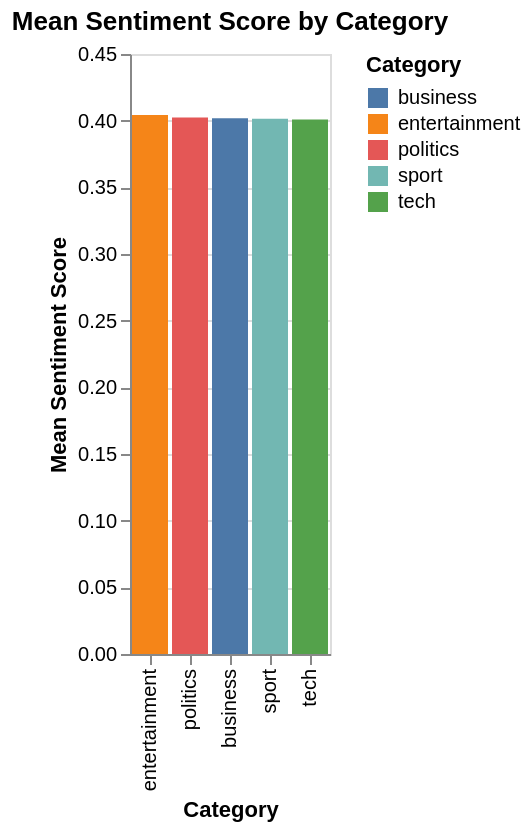

Here is the notebook cell this chart was saved with:
### Markdown cell above
### Bar plot for 'category' using Altair

### Code cell
import altair as alt

# Prepare data for mean sentiment score by province
dfg_category = df_output.groupby('category')['sentiment_score'].mean().reset_index()

# Create the Altair bar chart for Sentiment Score by Province
chart_category = alt.Chart(dfg_category).mark_bar().encode(
    x=alt.X('category:N', title='Category', sort='-y'), # Sort by sentiment score
    y=alt.Y('sentiment_score:Q', title='Mean Sentiment Score'),
    color=alt.Color('category:N', legend=alt.Legend(title="Category")),
    tooltip=['category', 'sentiment_score']
).properties(
    title='Mean Sentiment Score by Category'
).interactive()

chart_category

### Figure 1 — Vega-Lite specification as saved in the notebook (floating-point values rounded to 4 significant figures)
{"config": {"view": {"continuousWidth": 300, "continuousHeight": 300}}, "data": {"name": "data-c97a8659ba20edf6a06472a7555ded2d"}, "mark": {"type": "bar"}, "encoding": {"color": {"field": "category", "legend": {"title": "Category"}, "type": "nominal"}, "tooltip": [{"field": "category", "type": "nominal"}, {"field": "sentiment_score", "type": "quantitative"}], "x": {"field": "category", "sort": "-y", "title": "Category", "type": "nominal"}, "y": {"field": "sentiment_score", "title": "Mean Sentiment Score", "type": "quantitative"}}, "params": [{"name": "param_1", "select": {"type": "interval", "encodings": ["x", "y"]}, "bind": "scales"}], "title": "Mean Sentiment Score by Category", "$schema": "https://vega.github.io/schema/vega-lite/v5.20.1.json", "datasets": {"data-c97a8659ba20edf6a06472a7555ded2d": [{"category": "business", "sentiment_score": 0.4018}, {"category": "entertainment", "sentiment_score": 0.4042}, {"category": "politics", "sentiment_score": 0.4025}, {"category": "sport", "sentiment_score": 0.4014}, {"category": "tech", "sentiment_score": 0.4009}]}}
